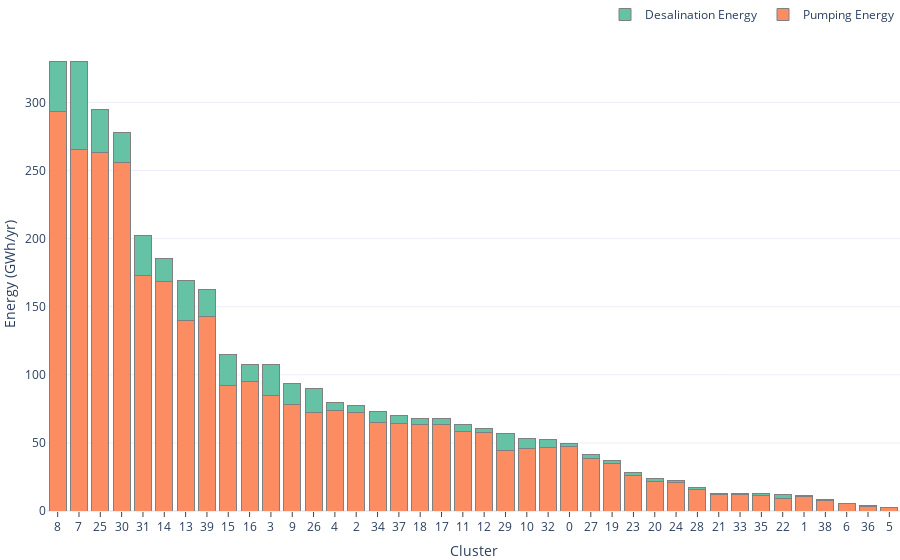

Notebook source saved alongside this figure:
### Code cell
fig = go.Figure()
dff = dff_energy

fig.add_trace(go.Bar(x=dff['Cluster'], y=dff['IrrigationPumpingEnergy']/1000000, name='Pumping Energy', marker=dict(color='#fc8d62', line=dict(width=1, color='Grey'))))
fig.add_trace(go.Bar(x=dff['Cluster'], y=dff['IrrigationDesalinationEnergy']/1000000, name='Desalination Energy', marker=dict(color='#66c2a5', line=dict(width=1, color='Grey'))))

fig.update_layout(barmode='stack', width=900, template='plotly_white',
                  xaxis={'categoryorder':'sum descending', 'title': 'Cluster', 'type': 'category', 'ticks': "outside"}, 
                  yaxis={'title': 'Energy (GWh/yr)'},
                  legend=dict(
                            orientation="h",
                            yanchor="bottom",
                            y=1.02,
                            xanchor="right",
                            x=1
                ),
                 margin=dict(b=0, l=0, r=0, t=0))
fig.show()
fig.write_image('BaselineEnergy.pdf')

### Figure 1 — Plotly figure (JSON) as saved in the notebook; plotly's stock layout.template omitted (floating-point values rounded to 4 significant figures)
{"data": [{"marker": {"color": "#fc8d62", "line": {"color": "Grey", "width": 1}}, "name": "Pumping Energy", "type": "bar", "x": ["0", "1", "2", "3", "4", "5", "6", "7", "8", "9", "10", "11", "12", "13", "14", "15", "16", "17", "18", "19", "20", "21", "22", "23", "24", "25", "26", "27", "28", "29", "30", "31", "32", "33", "34", "35", "36", "37", "38", "39"], "y": [47.1, 10.3, 72.58, 85.07, 73.46, 2.524, 5.39, 265.7, 293.7, 78.22, 45.8, 58.38, 57.66, 139.6, 168.5, 92.5, 94.91, 63.73, 63.33, 34.88, 21.37, 12.42, 9.436, 26.36, 20.69, 263.5, 72.45, 38.71, 15.81, 44.45, 255.8, 172.7, 46.92, 12.21, 64.67, 11.14, 3.321, 64.38, 7.837, 142.7]}, {"marker": {"color": "#66c2a5", "line": {"color": "Grey", "width": 1}}, "name": "Desalination Energy", "type": "bar", "x": ["0", "1", "2", "3", "4", "5", "6", "7", "8", "9", "10", "11", "12", "13", "14", "15", "16", "17", "18", "19", "20", "21", "22", "23", "24", "25", "26", "27", "28", "29", "30", "31", "32", "33", "34", "35", "36", "37", "38", "39"], "y": [2.193, 0.7881, 4.798, 22.35, 5.923, 0.09369, 0.3344, 64.06, 36.25, 15.31, 7.205, 5.019, 3.234, 29.37, 16.63, 22.66, 12.99, 3.963, 4.424, 2.027, 2.637, 0.5782, 2.377, 1.841, 1.734, 31.56, 17.72, 2.917, 1.727, 12.42, 21.9, 29.37, 5.377, 0.5927, 8.466, 1.432, 0.4287, 5.872, 0.6224, 20.3]}], "layout": {"barmode": "stack", "legend": {"orientation": "h", "x": 1, "xanchor": "right", "y": 1.02, "yanchor": "bottom"}, "margin": {"b": 0, "l": 0, "r": 0, "t": 0}, "width": 900, "xaxis": {"categoryorder": "sum descending", "ticks": "outside", "title": {"text": "Cluster"}, "type": "category"}, "yaxis": {"title": {"text": "Energy (GWh/yr)"}}}}
